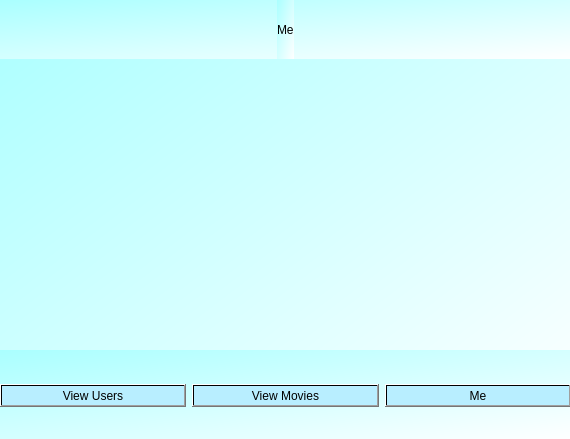
<?xml version="1.0" encoding="UTF-8"?>
<ui version="4.0">
 <class>me_admin</class>
 <widget class="QDialog" name="me_admin">
  <property name="geometry">
   <rect>
    <x>0</x>
    <y>0</y>
    <width>570</width>
    <height>439</height>
   </rect>
  </property>
  <property name="windowTitle">
   <string>Dialog</string>
  </property>
  <property name="styleSheet">
   <string notr="true">background-color: qlineargradient(spread:pad, x1:0, y1:0, x2:1, y2:1, stop:0 rgba(170, 255, 255, 255), stop:1 rgba(255, 255, 255, 255));</string>
  </property>
  <widget class="QWidget" name="horizontalLayoutWidget">
   <property name="geometry">
    <rect>
     <x>0</x>
     <y>350</y>
     <width>571</width>
     <height>91</height>
    </rect>
   </property>
   <layout class="QHBoxLayout" name="buttom">
    <item>
     <widget class="QPushButton" name="users">
      <property name="styleSheet">
       <string notr="true">color: qlineargradient(spread:pad, x1:0, y1:0, x2:1, y2:1, stop:1 rgba(0, 0, 0, 255));
background-color: qlineargradient(spread:pad, x1:0, y1:0, x2:1, y2:1, stop:1 rgba(184, 238, 255, 255));
font: 600 9pt &quot;Sitka Small Semibold&quot;;</string>
      </property>
      <property name="text">
       <string>View Users</string>
      </property>
     </widget>
    </item>
    <item>
     <widget class="QPushButton" name="movies">
      <property name="styleSheet">
       <string notr="true">color: qlineargradient(spread:pad, x1:0, y1:0, x2:1, y2:1, stop:1 rgba(0, 0, 0, 255));
background-color: qlineargradient(spread:pad, x1:0, y1:0, x2:1, y2:1, stop:1 rgba(184, 238, 255, 255));
font: 600 9pt &quot;Sitka Small Semibold&quot;;</string>
      </property>
      <property name="text">
       <string>View Movies</string>
      </property>
     </widget>
    </item>
    <item>
     <widget class="QPushButton" name="me">
      <property name="styleSheet">
       <string notr="true">color: qlineargradient(spread:pad, x1:0, y1:0, x2:1, y2:1, stop:1 rgba(0, 0, 0, 255));
background-color: qlineargradient(spread:pad, x1:0, y1:0, x2:1, y2:1, stop:1 rgba(184, 238, 255, 255));
font: 600 9pt &quot;Sitka Small Semibold&quot;;</string>
      </property>
      <property name="text">
       <string>Me</string>
      </property>
     </widget>
    </item>
   </layout>
  </widget>
  <widget class="QWidget" name="horizontalLayoutWidget_2">
   <property name="geometry">
    <rect>
     <x>0</x>
     <y>0</y>
     <width>571</width>
     <height>59</height>
    </rect>
   </property>
   <layout class="QHBoxLayout" name="top">
    <item alignment="Qt::AlignHCenter">
     <widget class="QLabel" name="label">
      <property name="layoutDirection">
       <enum>Qt::LeftToRight</enum>
      </property>
      <property name="autoFillBackground">
       <bool>false</bool>
      </property>
      <property name="styleSheet">
       <string notr="true">font: 700 40pt &quot;Tw Cen MT Condensed&quot;;
color: qlineargradient(spread:pad, x1:0, y1:0, x2:1, y2:1, stop:1 rgba(0, 0, 0, 255));</string>
      </property>
      <property name="text">
       <string>Me</string>
      </property>
     </widget>
    </item>
   </layout>
  </widget>
 </widget>
 <resources/>
 <connections/>
</ui>
